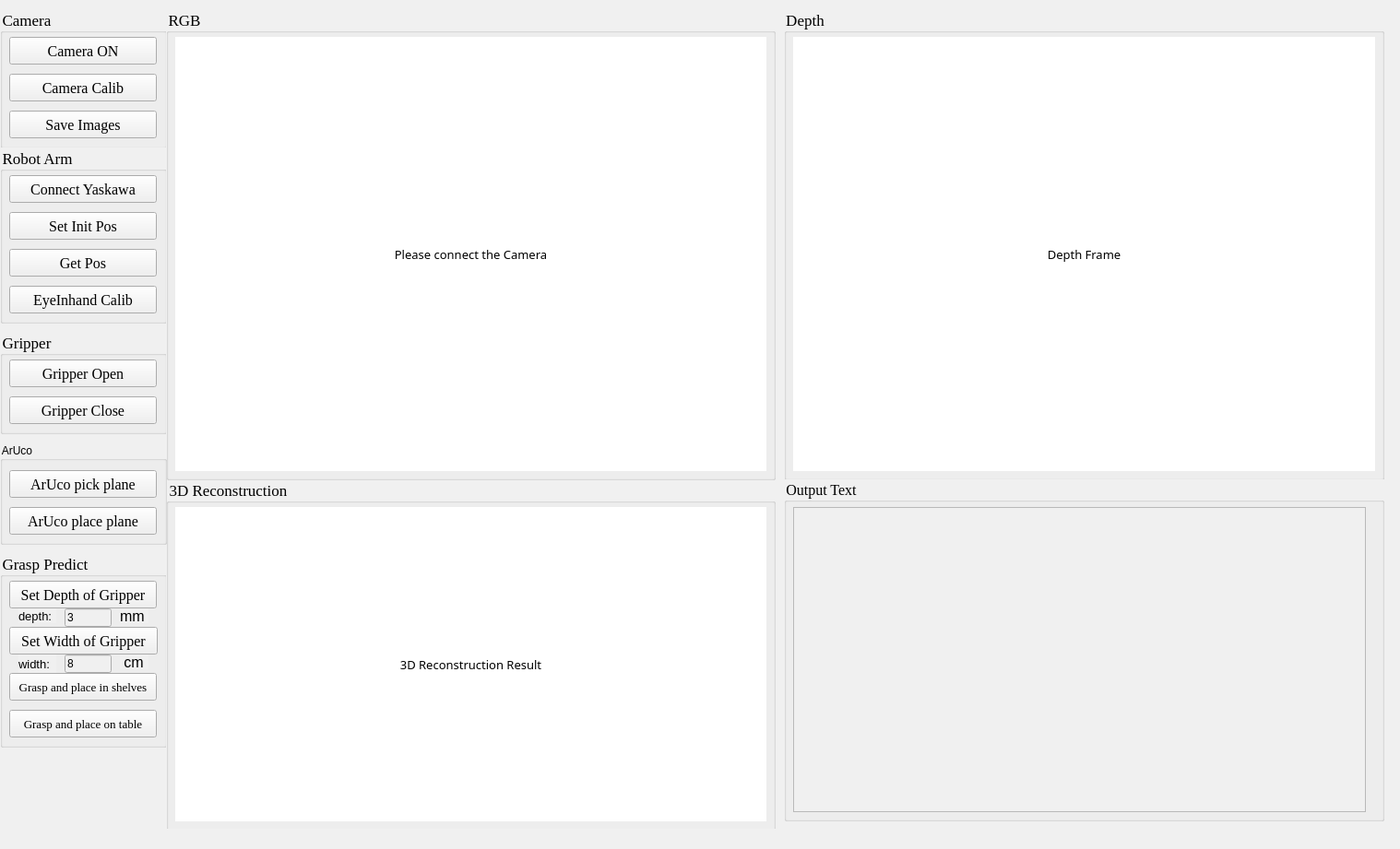
<?xml version="1.0" encoding="UTF-8"?>
<ui version="4.0">
 <class>MainWindow</class>
 <widget class="QMainWindow" name="MainWindow">
  <property name="windowModality">
   <enum>Qt::WindowModal</enum>
  </property>
  <property name="geometry">
   <rect>
    <x>0</x>
    <y>0</y>
    <width>1518</width>
    <height>921</height>
   </rect>
  </property>
  <property name="minimumSize">
   <size>
    <width>830</width>
    <height>586</height>
   </size>
  </property>
  <property name="font">
   <font>
    <family>Adobe Devanagari</family>
    <pointsize>10</pointsize>
   </font>
  </property>
  <property name="windowTitle">
   <string>MainWindow</string>
  </property>
  <property name="accessibleName">
   <string/>
  </property>
  <property name="styleSheet">
   <string notr="true">background:rgb(240, 240, 240)</string>
  </property>
  <property name="inputMethodHints">
   <set>Qt::ImhNone</set>
  </property>
  <widget class="QWidget" name="centralwidget">
   <property name="enabled">
    <bool>true</bool>
   </property>
   <property name="minimumSize">
    <size>
     <width>830</width>
     <height>564</height>
    </size>
   </property>
   <widget class="QGroupBox" name="groupBox">
    <property name="geometry">
     <rect>
      <x>0</x>
      <y>10</y>
      <width>181</width>
      <height>151</height>
     </rect>
    </property>
    <property name="font">
     <font>
      <family>Times New Roman</family>
      <pointsize>13</pointsize>
     </font>
    </property>
    <property name="title">
     <string>Camera</string>
    </property>
    <widget class="QPushButton" name="SaveImages">
     <property name="geometry">
      <rect>
       <x>10</x>
       <y>110</y>
       <width>160</width>
       <height>30</height>
      </rect>
     </property>
     <property name="font">
      <font>
       <family>Times New Roman</family>
       <pointsize>12</pointsize>
      </font>
     </property>
     <property name="text">
      <string>Save Images</string>
     </property>
    </widget>
    <widget class="QPushButton" name="CameraCalibration">
     <property name="geometry">
      <rect>
       <x>10</x>
       <y>70</y>
       <width>160</width>
       <height>30</height>
      </rect>
     </property>
     <property name="font">
      <font>
       <family>Times New Roman</family>
       <pointsize>12</pointsize>
      </font>
     </property>
     <property name="text">
      <string>Camera Calib</string>
     </property>
    </widget>
    <widget class="QPushButton" name="CameraOn">
     <property name="geometry">
      <rect>
       <x>10</x>
       <y>30</y>
       <width>160</width>
       <height>30</height>
      </rect>
     </property>
     <property name="font">
      <font>
       <family>Times New Roman</family>
       <pointsize>12</pointsize>
      </font>
     </property>
     <property name="text">
      <string>Camera ON</string>
     </property>
    </widget>
   </widget>
   <widget class="QGroupBox" name="groupBox_2">
    <property name="geometry">
     <rect>
      <x>0</x>
      <y>160</y>
      <width>181</width>
      <height>191</height>
     </rect>
    </property>
    <property name="font">
     <font>
      <family>Times New Roman</family>
      <pointsize>13</pointsize>
     </font>
    </property>
    <property name="title">
     <string>Robot Arm</string>
    </property>
    <widget class="QPushButton" name="ConnectRobtoArm">
     <property name="geometry">
      <rect>
       <x>10</x>
       <y>30</y>
       <width>160</width>
       <height>30</height>
      </rect>
     </property>
     <property name="font">
      <font>
       <family>Times New Roman</family>
       <pointsize>12</pointsize>
      </font>
     </property>
     <property name="text">
      <string>Connect Yaskawa</string>
     </property>
    </widget>
    <widget class="QPushButton" name="SetInitPos">
     <property name="geometry">
      <rect>
       <x>10</x>
       <y>70</y>
       <width>160</width>
       <height>30</height>
      </rect>
     </property>
     <property name="font">
      <font>
       <family>Times New Roman</family>
       <pointsize>12</pointsize>
      </font>
     </property>
     <property name="text">
      <string>Set Init Pos</string>
     </property>
    </widget>
    <widget class="QPushButton" name="GetPos">
     <property name="geometry">
      <rect>
       <x>10</x>
       <y>110</y>
       <width>160</width>
       <height>30</height>
      </rect>
     </property>
     <property name="font">
      <font>
       <family>Times New Roman</family>
       <pointsize>12</pointsize>
      </font>
     </property>
     <property name="text">
      <string>Get Pos</string>
     </property>
    </widget>
    <widget class="QPushButton" name="EyeInhandCalibration">
     <property name="geometry">
      <rect>
       <x>10</x>
       <y>150</y>
       <width>160</width>
       <height>30</height>
      </rect>
     </property>
     <property name="font">
      <font>
       <family>Times New Roman</family>
       <pointsize>12</pointsize>
      </font>
     </property>
     <property name="text">
      <string>EyeInhand Calib</string>
     </property>
    </widget>
   </widget>
   <widget class="QGroupBox" name="groupBox_3">
    <property name="geometry">
     <rect>
      <x>0</x>
      <y>360</y>
      <width>181</width>
      <height>111</height>
     </rect>
    </property>
    <property name="font">
     <font>
      <family>Times New Roman</family>
      <pointsize>13</pointsize>
     </font>
    </property>
    <property name="title">
     <string>Gripper</string>
    </property>
    <widget class="QPushButton" name="GripperOpen">
     <property name="geometry">
      <rect>
       <x>10</x>
       <y>30</y>
       <width>160</width>
       <height>30</height>
      </rect>
     </property>
     <property name="font">
      <font>
       <family>Times New Roman</family>
       <pointsize>12</pointsize>
      </font>
     </property>
     <property name="text">
      <string>Gripper Open</string>
     </property>
    </widget>
    <widget class="QPushButton" name="GripperClose">
     <property name="geometry">
      <rect>
       <x>10</x>
       <y>70</y>
       <width>160</width>
       <height>30</height>
      </rect>
     </property>
     <property name="font">
      <font>
       <family>Times New Roman</family>
       <pointsize>12</pointsize>
      </font>
     </property>
     <property name="text">
      <string>Gripper Close</string>
     </property>
    </widget>
   </widget>
   <widget class="QGroupBox" name="groupBox_5">
    <property name="geometry">
     <rect>
      <x>0</x>
      <y>600</y>
      <width>181</width>
      <height>211</height>
     </rect>
    </property>
    <property name="font">
     <font>
      <family>Times New Roman</family>
      <pointsize>13</pointsize>
     </font>
    </property>
    <property name="whatsThis">
     <string/>
    </property>
    <property name="title">
     <string>Grasp Predict</string>
    </property>
    <widget class="QPushButton" name="AutoETHCalib">
     <property name="geometry">
      <rect>
       <x>10</x>
       <y>170</y>
       <width>160</width>
       <height>30</height>
      </rect>
     </property>
     <property name="font">
      <font>
       <family>Liberation Serif</family>
       <pointsize>10</pointsize>
      </font>
     </property>
     <property name="text">
      <string>Grasp and place on table</string>
     </property>
    </widget>
    <widget class="QLineEdit" name="depth_text">
     <property name="geometry">
      <rect>
       <x>70</x>
       <y>60</y>
       <width>51</width>
       <height>20</height>
      </rect>
     </property>
     <property name="text">
      <string>3</string>
     </property>
    </widget>
    <widget class="QPushButton" name="SetDepthGripper">
     <property name="geometry">
      <rect>
       <x>10</x>
       <y>30</y>
       <width>160</width>
       <height>30</height>
      </rect>
     </property>
     <property name="font">
      <font>
       <family>Times New Roman</family>
       <pointsize>12</pointsize>
      </font>
     </property>
     <property name="text">
      <string>Set Depth of Gripper</string>
     </property>
    </widget>
    <widget class="QLabel" name="label">
     <property name="geometry">
      <rect>
       <x>20</x>
       <y>60</y>
       <width>41</width>
       <height>16</height>
      </rect>
     </property>
     <property name="font">
      <font>
       <pointsize>10</pointsize>
      </font>
     </property>
     <property name="text">
      <string>depth:</string>
     </property>
    </widget>
    <widget class="QLineEdit" name="width_text">
     <property name="geometry">
      <rect>
       <x>70</x>
       <y>110</y>
       <width>51</width>
       <height>20</height>
      </rect>
     </property>
     <property name="text">
      <string>8</string>
     </property>
    </widget>
    <widget class="QLabel" name="label_2">
     <property name="geometry">
      <rect>
       <x>20</x>
       <y>110</y>
       <width>41</width>
       <height>20</height>
      </rect>
     </property>
     <property name="font">
      <font>
       <pointsize>10</pointsize>
      </font>
     </property>
     <property name="text">
      <string>width:</string>
     </property>
    </widget>
    <widget class="QLabel" name="label_3">
     <property name="geometry">
      <rect>
       <x>130</x>
       <y>60</y>
       <width>31</width>
       <height>16</height>
      </rect>
     </property>
     <property name="font">
      <font>
       <pointsize>12</pointsize>
      </font>
     </property>
     <property name="text">
      <string>mm</string>
     </property>
    </widget>
    <widget class="QLabel" name="label_4">
     <property name="geometry">
      <rect>
       <x>130</x>
       <y>110</y>
       <width>31</width>
       <height>16</height>
      </rect>
     </property>
     <property name="font">
      <font>
       <pointsize>12</pointsize>
      </font>
     </property>
     <property name="text">
      <string> cm</string>
     </property>
    </widget>
    <widget class="QPushButton" name="SetWidthGripper">
     <property name="geometry">
      <rect>
       <x>10</x>
       <y>80</y>
       <width>161</width>
       <height>30</height>
      </rect>
     </property>
     <property name="font">
      <font>
       <family>Times New Roman</family>
       <pointsize>12</pointsize>
      </font>
     </property>
     <property name="text">
      <string>Set Width of Gripper</string>
     </property>
    </widget>
    <widget class="QPushButton" name="AutoETHCalib_2">
     <property name="geometry">
      <rect>
       <x>10</x>
       <y>130</y>
       <width>160</width>
       <height>30</height>
      </rect>
     </property>
     <property name="font">
      <font>
       <family>Liberation Serif</family>
       <pointsize>10</pointsize>
      </font>
     </property>
     <property name="text">
      <string>Grasp and place in shelves</string>
     </property>
    </widget>
   </widget>
   <widget class="QGroupBox" name="groupBox_4">
    <property name="geometry">
     <rect>
      <x>180</x>
      <y>520</y>
      <width>661</width>
      <height>381</height>
     </rect>
    </property>
    <property name="font">
     <font>
      <family>Times New Roman</family>
      <pointsize>13</pointsize>
     </font>
    </property>
    <property name="title">
     <string>3D Reconstruction</string>
    </property>
    <widget class="QLabel" name="RGBFrame_2">
     <property name="geometry">
      <rect>
       <x>10</x>
       <y>30</y>
       <width>641</width>
       <height>341</height>
      </rect>
     </property>
     <property name="font">
      <font>
       <family>Sans Serif</family>
       <pointsize>10</pointsize>
      </font>
     </property>
     <property name="styleSheet">
      <string notr="true">background:rgb(255,255,255)</string>
     </property>
     <property name="text">
      <string>3D Reconstruction Result</string>
     </property>
     <property name="alignment">
      <set>Qt::AlignCenter</set>
     </property>
     <property name="margin">
      <number>0</number>
     </property>
    </widget>
   </widget>
   <widget class="QGroupBox" name="groupBox_6">
    <property name="geometry">
     <rect>
      <x>180</x>
      <y>10</y>
      <width>661</width>
      <height>511</height>
     </rect>
    </property>
    <property name="font">
     <font>
      <family>Times New Roman</family>
      <pointsize>13</pointsize>
     </font>
    </property>
    <property name="title">
     <string>RGB</string>
    </property>
    <widget class="QLabel" name="RGBFrame">
     <property name="geometry">
      <rect>
       <x>10</x>
       <y>30</y>
       <width>641</width>
       <height>471</height>
      </rect>
     </property>
     <property name="font">
      <font>
       <family>Sans Serif</family>
       <pointsize>10</pointsize>
      </font>
     </property>
     <property name="styleSheet">
      <string notr="true">background:rgb(255,255,255)</string>
     </property>
     <property name="text">
      <string>Please connect the Camera</string>
     </property>
     <property name="alignment">
      <set>Qt::AlignCenter</set>
     </property>
     <property name="margin">
      <number>0</number>
     </property>
    </widget>
   </widget>
   <widget class="QGroupBox" name="groupBox_7">
    <property name="geometry">
     <rect>
      <x>850</x>
      <y>10</y>
      <width>651</width>
      <height>511</height>
     </rect>
    </property>
    <property name="font">
     <font>
      <family>Times New Roman</family>
      <pointsize>13</pointsize>
     </font>
    </property>
    <property name="title">
     <string>Depth</string>
    </property>
    <widget class="QLabel" name="DepthFrame">
     <property name="geometry">
      <rect>
       <x>10</x>
       <y>30</y>
       <width>631</width>
       <height>471</height>
      </rect>
     </property>
     <property name="font">
      <font>
       <family>Sans Serif</family>
       <pointsize>10</pointsize>
      </font>
     </property>
     <property name="styleSheet">
      <string notr="true">background:rgb(255,255,255)</string>
     </property>
     <property name="text">
      <string>Depth Frame</string>
     </property>
     <property name="alignment">
      <set>Qt::AlignCenter</set>
     </property>
     <property name="margin">
      <number>0</number>
     </property>
    </widget>
   </widget>
   <widget class="QGroupBox" name="groupBox_8">
    <property name="geometry">
     <rect>
      <x>850</x>
      <y>520</y>
      <width>651</width>
      <height>371</height>
     </rect>
    </property>
    <property name="font">
     <font>
      <family>Times New Roman</family>
      <pointsize>12</pointsize>
     </font>
    </property>
    <property name="title">
     <string>Output Text</string>
    </property>
    <widget class="QTextEdit" name="OutPut">
     <property name="geometry">
      <rect>
       <x>10</x>
       <y>30</y>
       <width>621</width>
       <height>331</height>
      </rect>
     </property>
     <property name="font">
      <font>
       <pointsize>8</pointsize>
      </font>
     </property>
     <property name="html">
      <string>&lt;!DOCTYPE HTML PUBLIC &quot;-//W3C//DTD HTML 4.0//EN&quot; &quot;http://www.w3.org/TR/REC-html40/strict.dtd&quot;&gt;
&lt;html&gt;&lt;head&gt;&lt;meta name=&quot;qrichtext&quot; content=&quot;1&quot; /&gt;&lt;style type=&quot;text/css&quot;&gt;
p, li { white-space: pre-wrap; }
&lt;/style&gt;&lt;/head&gt;&lt;body style=&quot; font-family:'Ubuntu'; font-size:8pt; font-weight:400; font-style:normal;&quot;&gt;
&lt;p style=&quot;-qt-paragraph-type:empty; margin-top:0px; margin-bottom:0px; margin-left:0px; margin-right:0px; -qt-block-indent:0; text-indent:0px; font-family:'PMingLiU';&quot;&gt;&lt;br /&gt;&lt;/p&gt;&lt;/body&gt;&lt;/html&gt;</string>
     </property>
    </widget>
   </widget>
   <widget class="QGroupBox" name="groupBox_9">
    <property name="geometry">
     <rect>
      <x>0</x>
      <y>480</y>
      <width>181</width>
      <height>111</height>
     </rect>
    </property>
    <property name="title">
     <string>ArUco</string>
    </property>
    <widget class="QPushButton" name="ArUcoPickPlane">
     <property name="geometry">
      <rect>
       <x>10</x>
       <y>30</y>
       <width>160</width>
       <height>30</height>
      </rect>
     </property>
     <property name="font">
      <font>
       <family>Times New Roman</family>
       <pointsize>12</pointsize>
      </font>
     </property>
     <property name="text">
      <string>ArUco pick plane</string>
     </property>
    </widget>
    <widget class="QPushButton" name="ArUcoPlacePlane">
     <property name="geometry">
      <rect>
       <x>10</x>
       <y>70</y>
       <width>160</width>
       <height>30</height>
      </rect>
     </property>
     <property name="font">
      <font>
       <family>Times New Roman</family>
       <pointsize>12</pointsize>
      </font>
     </property>
     <property name="text">
      <string>ArUco place plane</string>
     </property>
    </widget>
   </widget>
  </widget>
  <widget class="QStatusBar" name="statusBar"/>
 </widget>
 <resources/>
 <connections/>
</ui>
